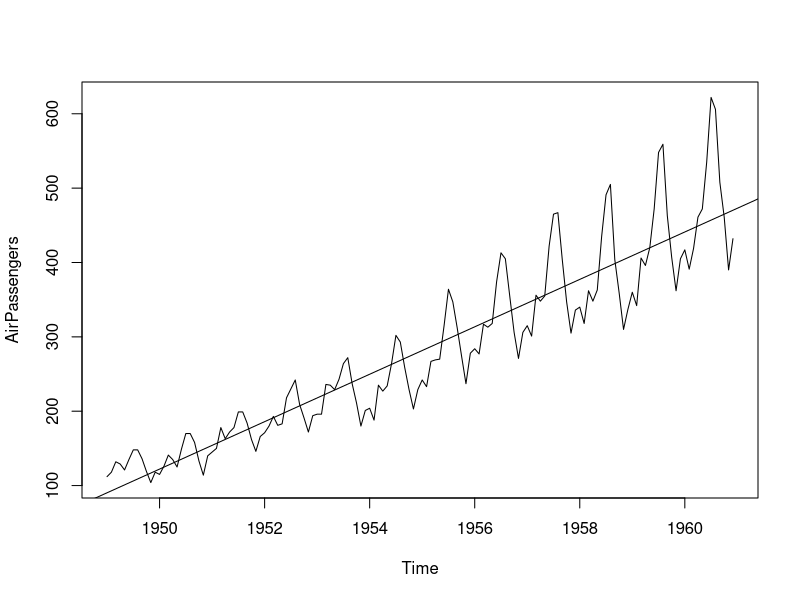
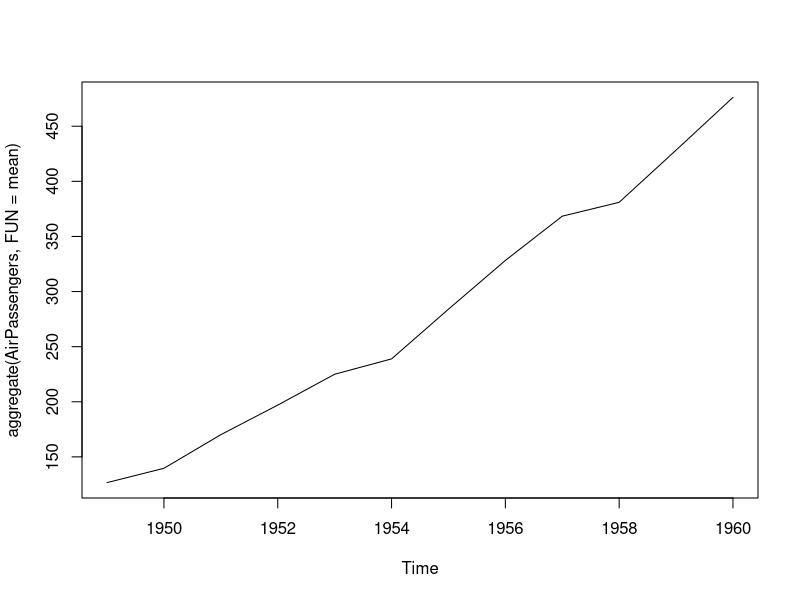
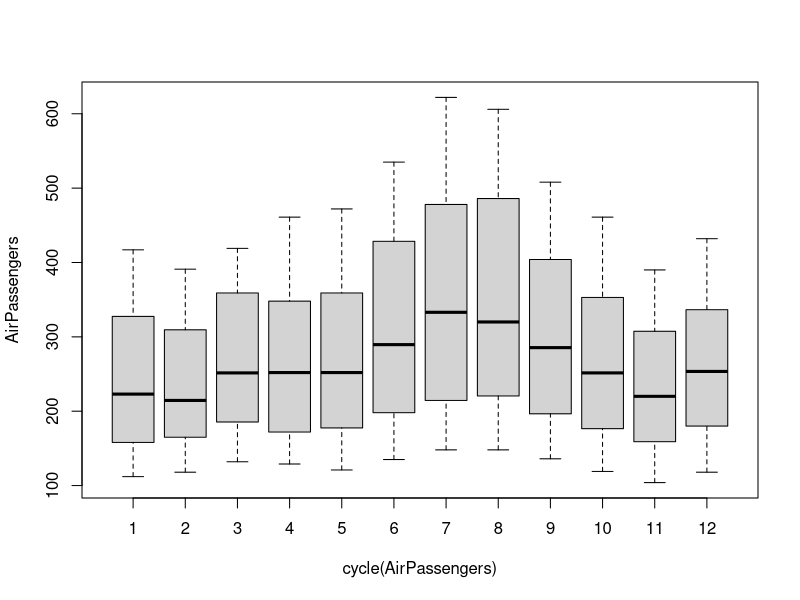

Write R code to recreate these figures, in order.
data("AirPassengers")
class(AirPassengers)


start(AirPassengers)
end(AirPassengers)


frequency(AirPassengers)

summary(AirPassengers)

plot(AirPassengers)
abline(reg = lm(AirPassengers~time(AirPassengers)))


cycle(AirPassengers)


plot(aggregate(AirPassengers,FUN = mean))
boxplot(AirPassengers~cycle(AirPassengers))

install.packages("tseries")
library(tseries)
adf.test(diff(log(AirPassengers)),alternative="stationary",k=0)


# Augmented Dickey-Fuller Test
# 
# data:  diff(log(AirPassengers))
# Dickey-Fuller = -9.6003, Lag order = 0, p-value = 0.01
# alternative hypothesis: stationary

?deltat
